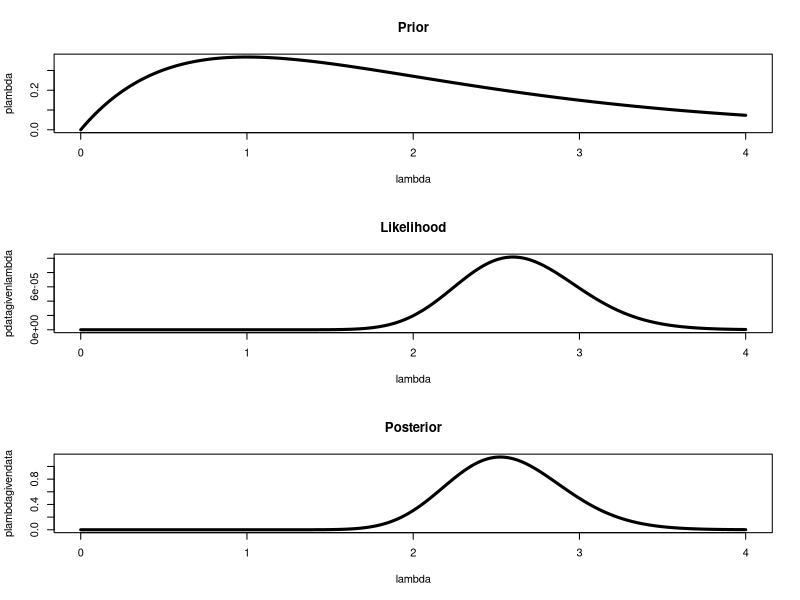
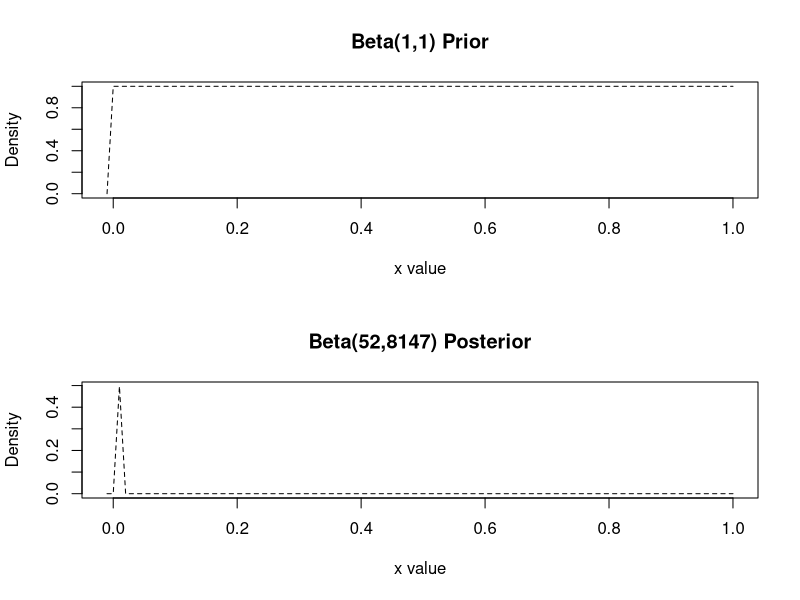
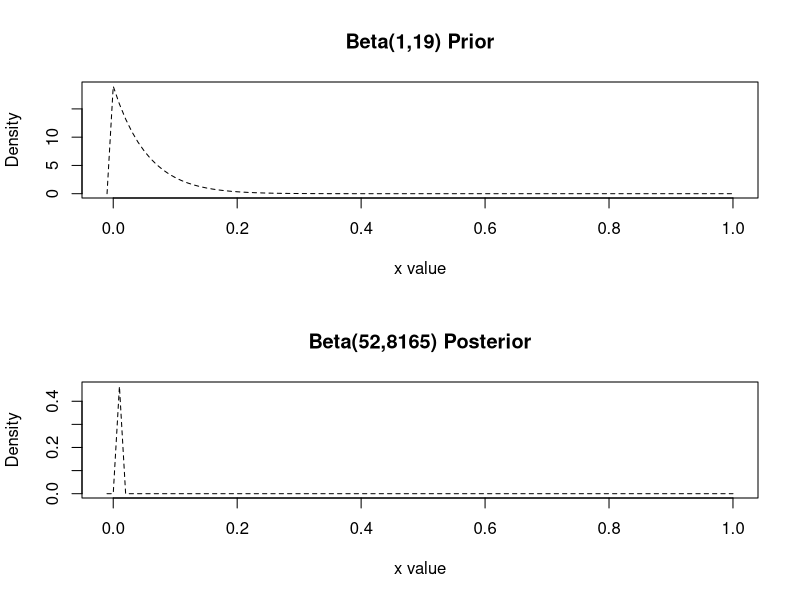

Reproduce these figures in R, in order.
#3a.    Find a 95% simple bootstrapping confidence interval for the mean number of 
#particles emitted.Bootstrap 5000 times

data=c(4, 1, 3, 1, 3, 3, 3, 1, 1, 1, 6, 4, 4, 2, 2, 1, 1, 4, 2, 5)
B = 5000 #number of bootstrap samples
N=length(data)

bss= sample(data, B*N, replace = T)
bss_matrix= matrix(bss, nrow= B) 
sample_mean=mean(data)
bs_mean=rowMeans(bss_matrix) 
bs_sd=apply(bss_matrix,1,sd)
sample_sd=sd(data)
bs_t=(bs_mean-sample_mean)/(bs_sd/sqrt(N))
bs_tpercentile=quantile(bs_t,c(0.025,0.975))
lowerlimit=sample_mean+(bs_tpercentile[1]*sample_sd/sqrt(N))
upperlimit=sample_mean+(bs_tpercentile[2]*sample_sd/sqrt(N))
lowerlimit;upperlimit

bci= quantile(bs_mean, c(0.025, 0.975)) 
bci

#3.b)

##3.b)i.    Derive the posterior Gamma distributions and identify the parameters

sum(data)
length(data)

##3.b)i.i. Simulate the posterior distribution for ? in R
a=2
b=1
sim=rgamma(5000,a+sum(data),)
#theoretical mean
(a+sum(data))/((1/b)+length(data))


##3.b)i.ii.Give the posterior mean from the simulation
mean(sim)

##3.b)i.v.Plot both the prior and posterior densities by sampling from the prior and 
#posterior Gammas along with the likelihood function. You can use the 'density' function


lambda = seq(from = 0, to =4, by = .01)

a=2
b=1

plambda = dgamma(lambda,a,b)

pdatagivenlambda=exp(-length(data)*lambda)*lambda^(sum(data))/sum(factorial(data))

plambdagivendata= dgamma(lambda,a+sum(data),((1/b)+length(data)))


windows(10,10)
layout(matrix(c(1,2,3),nrow= 3, ncol= 1, byrow= FALSE))
maxy=max(c(plambda, plambdagivendata))

plot(lambda, plambda, type = "l", lwd= 3, main="Prior")
plot(lambda, pdatagivenlambda, type = "l", lwd= 3, main="Likelihood")
plot(lambda,plambdagivendata, type = "l", lwd= 3, main="Posterior")



windows(10,10)
layout(matrix(c(1,2,3),nrow= 2, ncol= 1, byrow= FALSE))

x = seq( -.01,  1,.01)
n=8197
y=51

a=1
b=1
prior <- dbeta(x,a,b)
posterior <- dbeta(x,a+y,b+n-y)
a+y
b+n-y
plot(x, prior, type="l", lty=2, xlab="x value", ylab="Density", main="Beta(1,1) Prior")
plot(x, posterior, type="l", lty=2, xlab="x value", ylab="Density", main="Beta(52,8147) Posterior")

#Expected value of p - prior
a/(a+b)

#Expected value of p - posterior
(a+y)/(a+b+n)


windows(10,10)
layout(matrix(c(1,2,3),nrow= 2, ncol= 1, byrow= FALSE))


x = seq( -.01,  1,.01)
n=8197
y=51

a=1
b=19
prior <- dbeta(x,a,b)
posterior <- dbeta(x,a+y,b+n-y)
a+y
b+n-y
plot(x, prior, type="l", lty=2, xlab="x value", ylab="Density", main="Beta(1,19) Prior")
plot(x, posterior, type="l", lty=2, xlab="x value", ylab="Density", main="Beta(52,8165) Posterior")

#Expected value of p - prior
a/(a+b)

#Expected value of p - posterior
(a+y)/(a+b+n)


